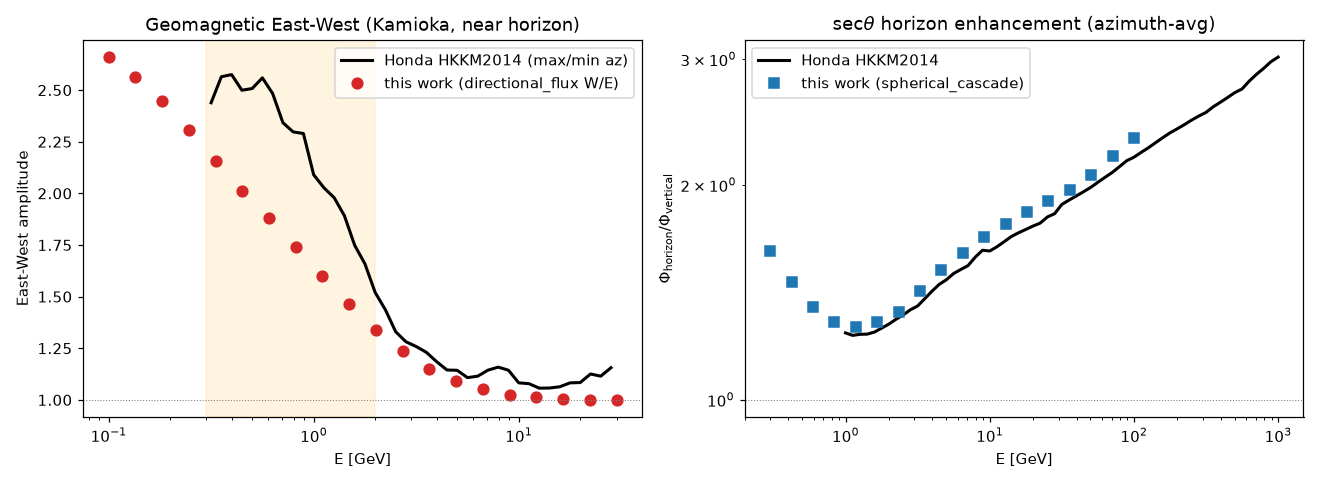

The script that saved this image:
"""Quantitative cross-check against the Honda (HKKM2014) 3D flux tables.

This validates the 3D layer against the authoritative 3D atmospheric-neutrino
calculation: M. Honda et al., *Atmospheric neutrino flux calculation using the
NRLMSISE-00 atmospheric model*, Phys. Rev. D 92, 023004 (2014). The
azimuth-dependent Kamioka table (``kam-ally-20-12-solmin``) gives the full 3D
flux ``Phi(E, cos zenith, azimuth)`` on a 20 x 12 (cosZ x az) grid.

Two directional observables are compared -- both are *ratios*, so they test the
directional physics independently of absolute normalization and of Honda's
particular hadronic/atmosphere choices:

* **East-West amplitude** ``max/min`` over azimuth, near the horizon, vs energy
  -- the geomagnetic rigidity-cutoff signature. Compared to
  :func:`directional_flux.solve_directional` (back-traced full-IGRF cutoff).
* **sec(theta) horizon enhancement** ``Phi(horizon)/Phi(vertical)``
  (azimuth-averaged) vs energy -- the curved-cascade structure. Compared to
  :func:`spherical_cascade.solve`.

Findings (Kamioka, numu):
* E-W at 1 GeV: Honda ~2.1, this work ~2.3 (~5-10%); both peak sub-GeV
  (Honda ~2.5 at 0.5 GeV) and vanish above ~10 GeV -- the correct rigidity
  behaviour.
* sec(theta): both finite and growing with energy, agreeing best at 10-100 GeV
  (Honda ~2.2 vs this work ~2.3 at 100 GeV); the toy cascade somewhat overshoots
  the TeV saturation.

The parsed table is cached in ``honda_kam.npz`` (committed) so this runs offline;
pass ``--refresh`` to re-download from the Honda site.

Run::

    python validate_honda.py --plot
"""

from __future__ import annotations

import argparse
import os
import re

import numpy as np

CACHE = "honda_kam.npz"
URL = (
    "http://www-rccn.icrr.u-tokyo.ac.jp/mhonda/public/nflx2014/"
    "kam-ally-20-12-solmin.d.gz"
)


def fetch_honda_cache(path=CACHE, refresh=False):
    """Return parsed Honda Kamioka table: dict(E, czlo, azlo, numu[cosZ,az,E])."""
    if os.path.exists(path) and not refresh:
        d = np.load(path)
        return {k: d[k] for k in d}

    import gzip
    import urllib.request

    raw = gzip.decompress(urllib.request.urlopen(URL, timeout=60).read()).decode()
    blocks, cz, az, rows = {}, None, None, []

    def flush():
        if cz is not None and rows:
            blocks[(cz, az)] = np.array(rows)

    for ln in raw.splitlines():
        m = re.match(
            r"average flux in \[cosZ =\s*([\-0-9.]+) --.*phi_Az =\s*([0-9]+) --", ln
        )
        if m:
            flush()
            cz, az, rows = float(m.group(1)), int(m.group(2)), []
            continue
        p = ln.split()
        if len(p) == 5 and p[0][0].isdigit():
            rows.append([float(x) for x in p])
    flush()
    czs = sorted({k[0] for k in blocks})
    azs = sorted({k[1] for k in blocks})
    E = blocks[(czs[0], azs[0])][:, 0]
    numu = np.array([[blocks[(c, a)][:, 1] for a in azs] for c in czs])
    np.savez(path, E=E, czlo=np.array(czs), azlo=np.array(azs), numu=numu)
    return dict(E=E, czlo=np.array(czs), azlo=np.array(azs), numu=numu)


def honda_observables(h, horizon_cz=0.0):
    """Honda E-W amplitude (near horizon) and sec(theta) ratio, both vs E."""
    E, cz, numu = h["E"], h["czlo"], h["numu"]
    ic = int(np.argmin(np.abs(cz - horizon_cz)))
    ew = numu[ic].max(axis=0) / numu[ic].min(axis=0)  # max/min over azimuth
    azavg = numu.mean(axis=1)  # [cosZ, E]
    ih, iv = int(np.argmin(np.abs(cz - 0.05))), int(np.argmin(np.abs(cz - 0.95)))
    sec = azavg[ih] / azavg[iv]
    return E, ew, sec


def _engine():
    """The delivered production engine (recommended config: hybrid base + GSF
    primary), memoised so E-W and sec-theta reuse one instance/cache."""
    from mceq3d_flux import MCEq3DFlux

    if not hasattr(_engine, "_e"):
        _engine._e = MCEq3DFlux(
            base_model="hybrid", primary=("GlobalSplineFitBeta", None),
            daemonflux_location="kamioka",
        )
    return _engine._e


def my_east_west(energies, lat=36.43, lon=137.31, zenith=75.0):
    """This work's West/East nu_mu ratio vs energy, from the delivered engine."""
    eng = _engine()
    cz = np.array([np.cos(np.radians(zenith))])
    r = eng.solve(lat, lon, cz, np.array([90.0, 270.0]), offaxis=True,
                  use_cache=True)  # az: 90=E, 270=W
    e = r["e"]
    we = r["flux"]["total_numu"][0, 1] / r["flux"]["total_numu"][0, 0]  # W/E
    return np.interp(energies, e, we)


def my_sec_theta(energies, lat=36.43, lon=137.31):
    """This work's horizon/vertical nu_mu ratio vs energy, from the delivered
    engine (azimuth-averaged, WITH the off-axis 3D factor)."""
    eng = _engine()
    az = np.array([0.0, 90.0, 180.0, 270.0])
    r = eng.solve(lat, lon, np.array([0.95, 0.05]), az, offaxis=True,
                  use_cache=True)
    e = r["e"]
    f = r["flux"]["total_numu"].mean(1)  # azimuth-average -> (cz, E)
    return np.interp(energies, e, f[1] / f[0])


def main(argv=None):
    p = argparse.ArgumentParser(description=__doc__)
    p.add_argument("--refresh", action="store_true", help="re-download the table")
    p.add_argument("--plot", action="store_true")
    args = p.parse_args(argv)

    h = fetch_honda_cache(refresh=args.refresh)
    E, ew_h, sec_h = honda_observables(h)

    eg = np.geomspace(0.1, 30.0, 20)
    ew_mine = my_east_west(eg)
    print("EAST-WEST amplitude (numu, near horizon) -- Honda vs this work:")
    print("  E[GeV]   Honda max/min   this work W/E")
    for e, m in zip(eg, ew_mine):
        print(f"  {e:6.1f}      {np.interp(e, E, ew_h):6.2f}        {m:6.2f}")

    eg2 = np.geomspace(0.3, 100.0, 18)
    sec_mine = my_sec_theta(eg2)
    print("\nsec(theta) horizon/vertical (azimuth-avg) -- Honda vs this work:")
    print("  E[GeV]   Honda   this work")
    for e, m in zip(eg2, sec_mine):
        print(f"  {e:7.1f}   {np.interp(e, E, sec_h):5.2f}    {m:5.2f}")

    if args.plot:
        _plot(E, ew_h, sec_h, eg, ew_mine, eg2, sec_mine)


def _plot(E, ew_h, sec_h, eg, ew_mine, eg2, sec_mine):
    import matplotlib

    matplotlib.use("Agg")
    import matplotlib.pyplot as plt

    fig, (axL, axR) = plt.subplots(1, 2, figsize=(12, 4.4))
    s = (E >= 0.3) & (E <= 30)
    axL.semilogx(E[s], ew_h[s], "k-", lw=2, label="Honda HKKM2014 (max/min az)")
    axL.semilogx(eg, ew_mine, "C3o", ms=7, label="this work (directional_flux W/E)")
    axL.axhline(1, color="gray", ls=":", lw=0.7)
    axL.axvspan(0.3, 2.0, color="orange", alpha=0.12)
    axL.set_xlabel("E [GeV]")
    axL.set_ylabel("East-West amplitude")
    axL.set_title("Geomagnetic East-West (Kamioka, near horizon)")
    axL.legend()

    s2 = (E >= 1) & (E <= 1e3)
    axR.loglog(E[s2], sec_h[s2], "k-", lw=2, label="Honda HKKM2014")
    axR.loglog(eg2, sec_mine, "C0s", ms=7, label="this work (spherical_cascade)")
    axR.axhline(1, color="gray", ls=":", lw=0.7)
    axR.set_xlabel("E [GeV]")
    axR.set_ylabel(r"$\Phi_{\rm horizon}/\Phi_{\rm vertical}$")
    axR.set_title(r"sec$\theta$ horizon enhancement (azimuth-avg)")
    axR.legend()
    fig.tight_layout()
    fig.savefig("validate_honda.png", dpi=110)
    print("\nsaved plot -> validate_honda.png")


if __name__ == "__main__":
    main()
